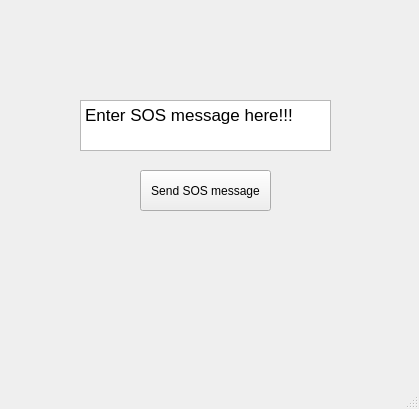
<?xml version="1.0" encoding="UTF-8"?>
<ui version="4.0">
 <class>MainWindow</class>
 <widget class="QMainWindow" name="MainWindow">
  <property name="geometry">
   <rect>
    <x>0</x>
    <y>0</y>
    <width>419</width>
    <height>409</height>
   </rect>
  </property>
  <property name="windowTitle">
   <string>MainWindow</string>
  </property>
  <widget class="QWidget" name="centralwidget">
   <widget class="QPushButton" name="pushButton">
    <property name="geometry">
     <rect>
      <x>140</x>
      <y>170</y>
      <width>131</width>
      <height>41</height>
     </rect>
    </property>
    <property name="text">
     <string>Send SOS message</string>
    </property>
   </widget>
   <widget class="QTextEdit" name="textEdit">
    <property name="geometry">
     <rect>
      <x>80</x>
      <y>100</y>
      <width>251</width>
      <height>51</height>
     </rect>
    </property>
    <property name="html">
     <string>&lt;!DOCTYPE HTML PUBLIC &quot;-//W3C//DTD HTML 4.0//EN&quot; &quot;http://www.w3.org/TR/REC-html40/strict.dtd&quot;&gt;
&lt;html&gt;&lt;head&gt;&lt;meta name=&quot;qrichtext&quot; content=&quot;1&quot; /&gt;&lt;meta charset=&quot;utf-8&quot; /&gt;&lt;style type=&quot;text/css&quot;&gt;
p, li { white-space: pre-wrap; }
&lt;/style&gt;&lt;/head&gt;&lt;body style=&quot; font-family:'.AppleSystemUIFont'; font-size:13pt; font-weight:400; font-style:normal;&quot;&gt;
&lt;p style=&quot; margin-top:0px; margin-bottom:0px; margin-left:0px; margin-right:0px; -qt-block-indent:0; text-indent:0px;&quot;&gt;Enter SOS message here!!!&lt;/p&gt;&lt;/body&gt;&lt;/html&gt;</string>
    </property>
   </widget>
  </widget>
  <widget class="QMenuBar" name="menubar">
   <property name="geometry">
    <rect>
     <x>0</x>
     <y>0</y>
     <width>419</width>
     <height>22</height>
    </rect>
   </property>
  </widget>
  <widget class="QStatusBar" name="statusbar"/>
 </widget>
 <resources/>
 <connections/>
</ui>
